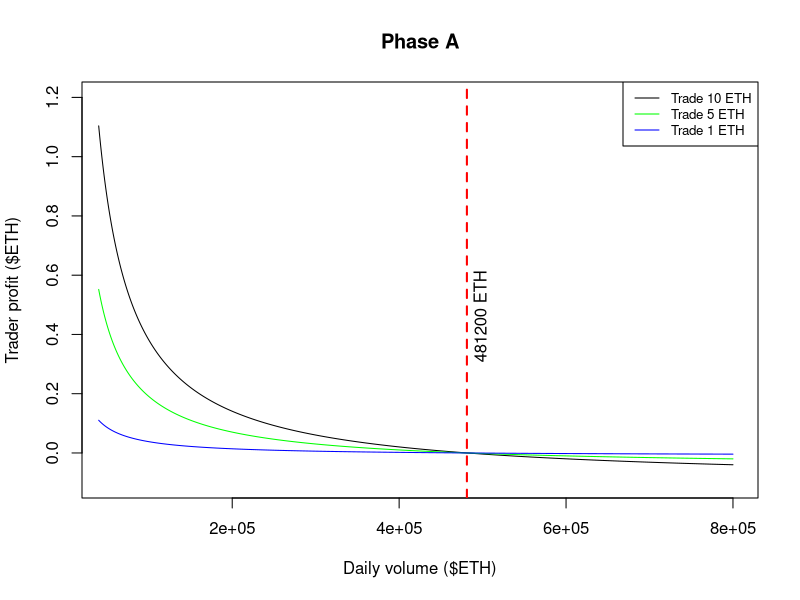
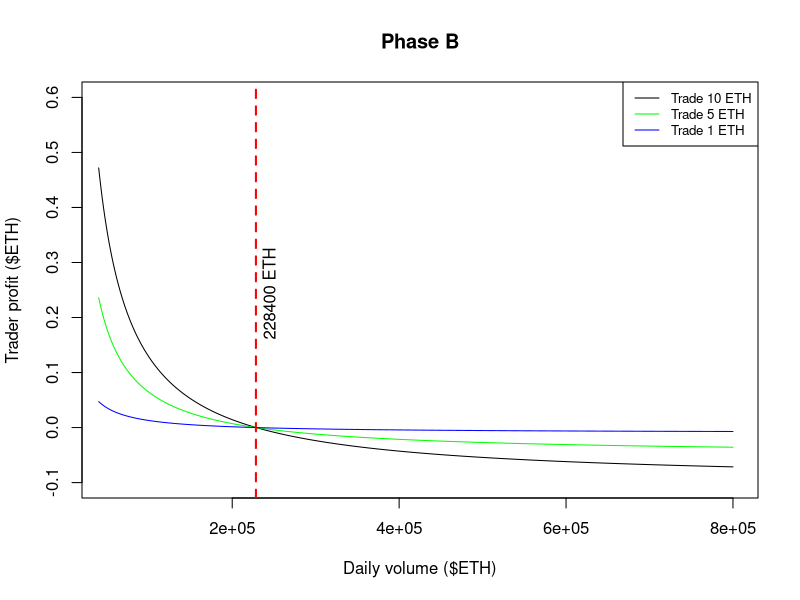
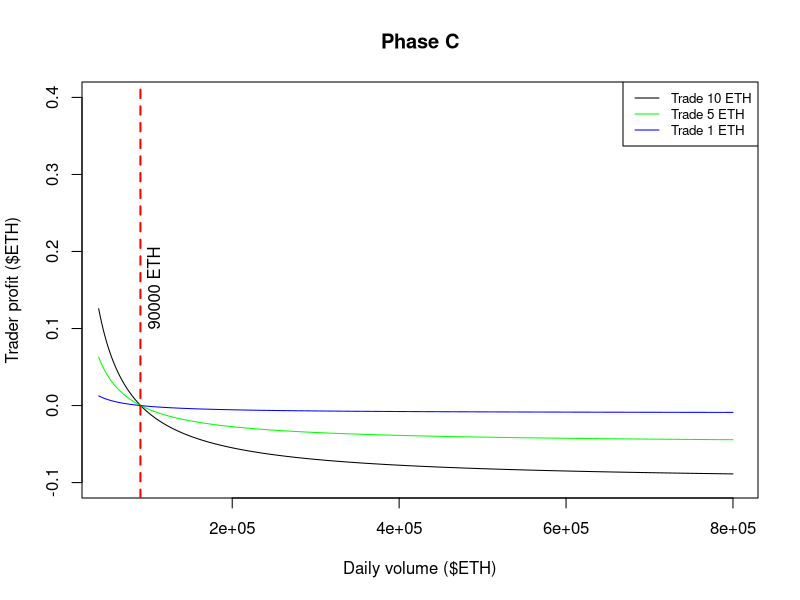
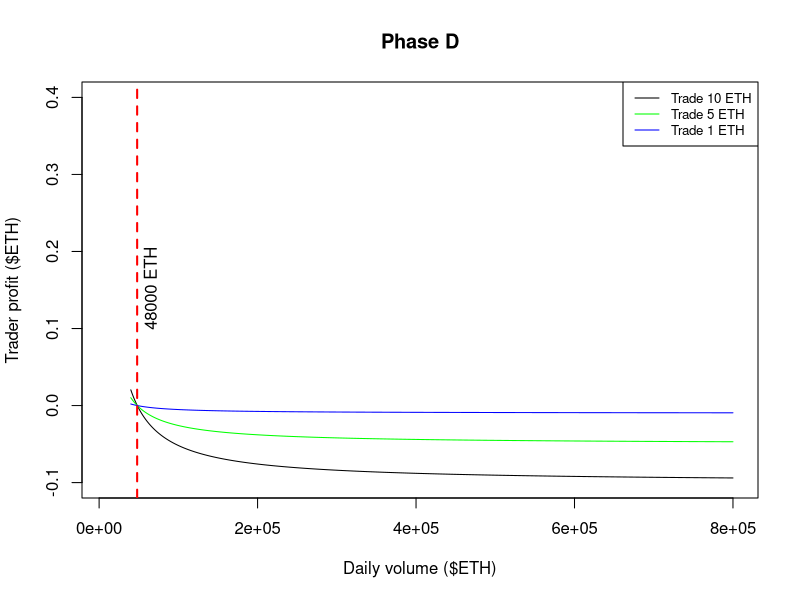
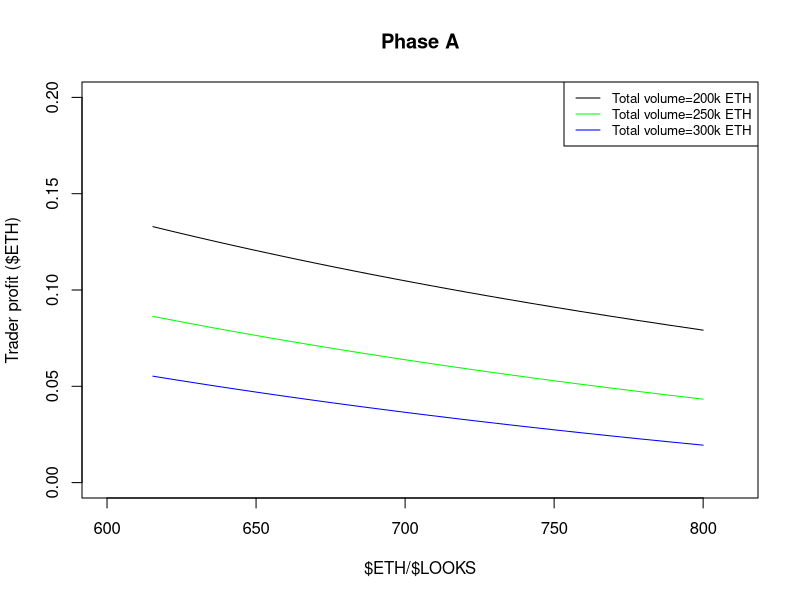
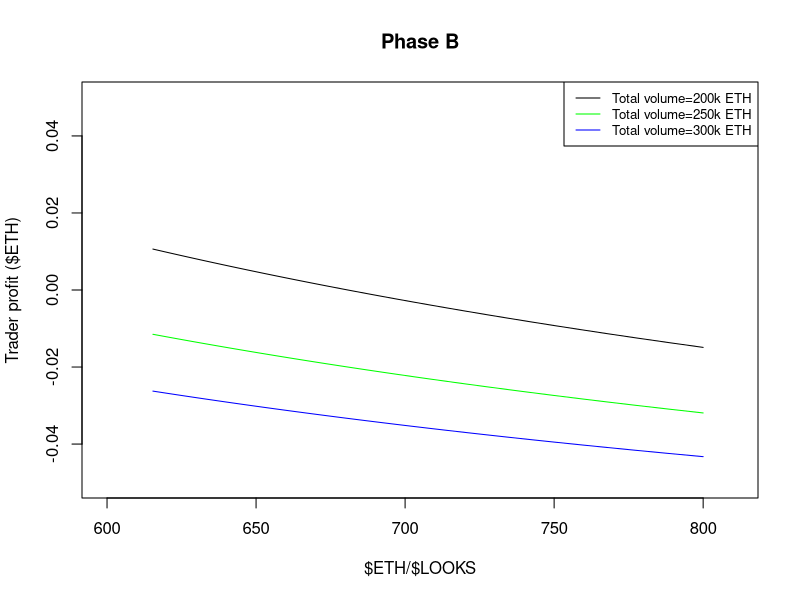
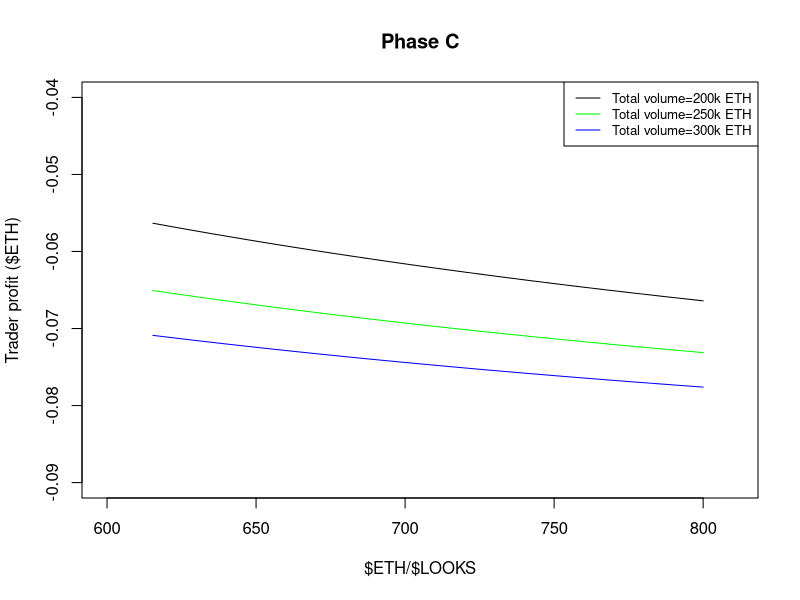
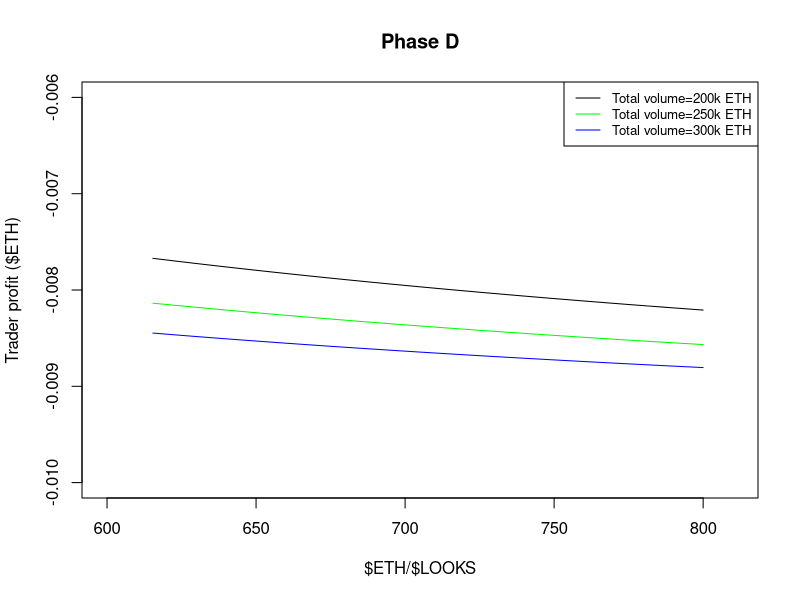

The R source for these figures, in order:

#########################
## Constant parameter ##
#########################
fee = 0.02

###############
## Functions ##
###############

pnl_v <- function(eth, looks, r_looks, xu, xl, yu, yl, x, y, title){
  ## Fixed ETH/LOOKS (user input)
  ## Simulate total daily trade volume
  ## Compare PnL for different fixed trader volumes 

  vol = seq(100*1e6, 2000*1e6, 1*1e6)/eth
  ethlooks = eth/looks
  r_eth =  r_looks / ethlooks
  
  buy = c(10, 5, 1) ## in eth
  color = c('black', 'green', 'blue')
  
  for (i in 1:length(buy)){
    profit = (buy[i]/vol)*r_eth-fee*buy[i]/2
    if (buy[i] == buy[1]){
      plot(vol, profit, type = 'l', xlim = c(xl, xu), ylim = c(yl, yu), xlab = "Daily volume ($ETH)", ylab = "Trader profit ($ETH)", main = title)
    } else {
      lines(vol, profit, col = color[i])
    }
  }
  be = max(vol[which(profit>0)])
  abline(v = be, col="red", lwd=2, lty=2)
  #text("Break-even volume", x = be, y = max(profit), srt = -90, pos = 2)
  text(paste0(round(be), " ETH"), x = be, y = min(profit), srt = 90, adj = c(x, y))
  
  legend("topright", legend=c("Trade 10 ETH", "Trade 5 ETH", "Trade 1 ETH"),
         col = color, lty = 1:1, cex=0.8)
  
}


pnl_el <- function(trader_vol, r_looks, xu, xl, yu, yl, title){
  ## Fixed trader volume (user input)
  ## Simulate ETH/LOOKS
  ## Compare PnL for different fixed total daily trade volume
  eth = seq(2000, 4000, 50)
  looks = seq(2.5, 6.5, 0.1)
  ethlooks = eth/looks
  r_eth =  r_looks / ethlooks
  
  buy = trader_vol
  vol = c(200000, 250000, 300000) ## in eth
  
  color = c('black', 'green', 'blue')
  
  for (i in 1:length(vol)){
    profit = (buy/vol[i])*r_eth-fee*buy/2
    if (vol[i] == vol[1]){
      plot(ethlooks, profit, type = 'l', xlim = c(xl, xu), ylim = c(yl, yu), xlab = "$ETH/$LOOKS", ylab = "Trader profit ($ETH)", main = title)
    } else {
      lines(ethlooks, profit, col = color[i])
    }
  }
  
  legend("topright", legend=c("Total volume=200k ETH", "Total volume=250k ETH", "Total volume=300k ETH"),
         col = color, lty = 1:1, cex=0.8)
  
}


pnl_u <- function(vol, eth, r_looks, xu, xl, yu, yl, title, legend_pos){
  ## Fixed total daily volume in eth (user input)
  ## Fixed ether price (user input)
  ## Simulate trader volume %
  ## Compare PnL for different fixed $LOOKS
  trader_pct = seq(0, 1, 0.01)
  
  ## Changing $LOOKS price
  looks = c(5, 4.5, 4, 3.5, 3, 2.5)
  ethlooks = eth/looks
  r_eth =  r_looks / ethlooks
  color = c('black', 'green', 'blue', 'orange', 'red','purple')
  
  
  for (i in 1:length(looks)){
    profit = trader_pct*r_eth[i]-fee*trader_pct*vol/2
    
    if (looks[i] == looks[1]){
      plot(trader_pct*100, profit, xlim = c(xl, xu), ylim = c(yl, yu), type = 'l', main = title,
           xlab = paste0("% Trader volume / Total daily volume (=",vol, " ETH)"), ylab = paste0("Trader daily profit ($ETH) - $ETH=",eth))
    } else {
      lines(trader_pct*100, profit, col = color[i])
    }
    
    legend(legend_pos, legend=c("$LOOKS = $5", "$LOOKS = $4.5", "$LOOKS = $4", "$LOOKS = $3.5", "$LOOKS = $3", "$LOOKS = $2.5"),
           col = color, lty = 1:1, cex=0.8)
    
  }
}



pnl_l <- function(vol, eth, r_looks){
  ## Fixed total daily volume in eth (user input)
  ## Fixed ether price (user input)
  ## Simulate $LOOKS
  ## Compare PnL for different fixed trader volume %
  looks = seq(1.5, 5, 0.01)
  
  ethlooks = eth/looks
  r_eth =  r_looks / ethlooks
  
  ## Changing $LOOKS price
  trader_pct = c(0.01, 0.02, 0.03)
  color = c('black', 'green', 'blue')
  
  for (i in 1:length(trader_pct)){
    profit = trader_pct[i]*r_eth-fee*trader_pct[i]*vol/2
    
    if (trader_pct[i] == trader_pct[1]){
      plot(looks, profit, type = 'l', xlim = c(1,5), ylim = c(-50,60), xlab = paste0("$LOOKS price (ETH=",eth," volume=",vol,"ETH)"), ylab = "Trader daily profit ($ETH)")
    } else {
      lines(looks, profit, col = color[i])
    }
    be = min(looks[which(profit>0)])
    abline(v = be, col=color[i], lwd=1, lty=2)
    print(paste0("$LOOKS = ", be, " needed to break-even for trader percent ", trader_pct[i]))
    
    if (i==length(trader_pct)){
      text("Break-even price", x = be, y = max(profit), srt = -90, adj = c(-0.8, 1.5))
      text(paste0(" $LOOKS=",round(be,2)), x = be, y = min(profit), srt = 90, adj = c(-0.1, 1.5))
      
    }
    
  }
  legend("topleft", legend=c("Trade percent 1%", "Trade percent 2%", "Trade percent 3%"),
         col = color, lty = 1:1, cex=0.8)
}

#######################################
## Simulate daily trading volume (v) ##
#######################################
## Phase A
pnl_v(eth = 2500, looks = 4.2, r_looks = 2866500, xl=0.5e+05, xu=8e+05, yl=-0.1, yu=1.2, x=-1, y=1.5, "Phase A")

## Phase B
pnl_v(eth = 2500, looks = 4.2, r_looks = 1361587.5, xl=0.5e+05, xu=8e+05, yl=-0.1, yu=0.6, x=-1, y=1.5, "Phase B")

## Phase C
pnl_v(eth = 2500, looks = 4.2, r_looks = 537468.75, xl=0.5e+05, xu=8e+05, yl=-0.1, yu=0.4, x=-1, y=1.5, "Phase C")

## Phase D
pnl_v(eth = 2500, looks = 4.2, r_looks = 286650, xl=1e+04, xu=8e+05, yl=-0.1, yu=0.4, x=-1, y=1.5, "Phase D")

#######################################
## Simulate ETH/LOOKS exchange (e/l) ##
#######################################
## Phase A
pnl_el(trader_vol = 10, r_looks = 2866500, xl=600, xu=810, yl=0, yu=0.2, title = "Phase A")

## Phase B
pnl_el(trader_vol = 10, r_looks = 1361587.5, xl=600, xu=810, yl=-0.05, yu=0.05, title = "Phase B")

## Phase C
pnl_el(trader_vol = 10, r_looks = 537468.75, xl=600, xu=810, yl=-0.09, yu=-0.04, title = "Phase C")

## Phase D
pnl_el(trader_vol = 1, r_looks = 286650, xl=600, xu=810, yl=-0.01, yu=-0.006, title = "Phase D")

##############################
## Simulate Trader volume % ##
##############################
## Phase A
pnl_u(vol = 250000, eth = 2500, r_looks = 2866500, xl=0, xu=100, yl=-500, yu=3500, title = "Phase A", "topleft")

## Phase B
pnl_u(vol = 250000, eth = 2500, r_looks = 1361587.5, xl=0, xu=100, yl=-1500, yu=500, title = "Phase B", "bottomleft")

## Phase C
pnl_u(vol = 250000, eth = 2500, r_looks = 537468.75, xl=0, xu=100, yl=-2000, yu=0, title = "Phase C", "bottomleft")

## Phase D
pnl_u(vol = 250000, eth = 2500, r_looks = 286650, xl=0, xu=100, yl=-2200, yu=0, title = "Phase D", "bottomleft")

###########################
## Simulate $LOOKS price ##
###########################


pnl_l(vol = 340000, eth = 2500, r_looks = 2866500)


